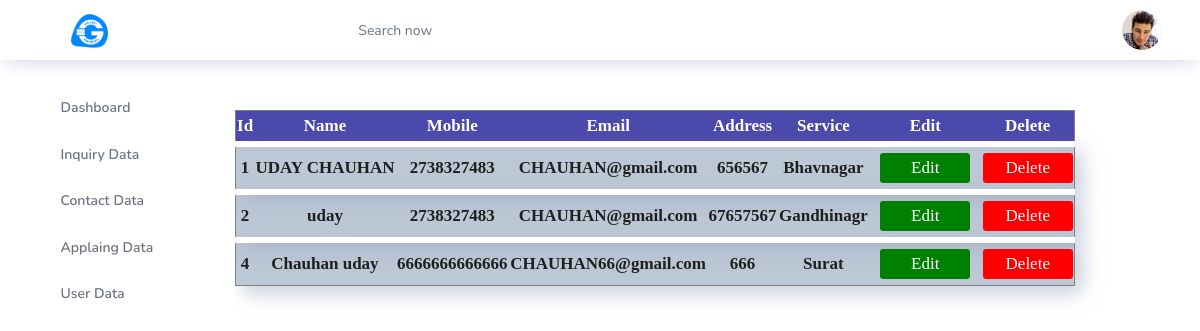
Screenshot of /admin/desinquiry.php with the database file from the repository.
### tables this page shows
CREATE TABLE `inquiry` (
  `id` int(50) NOT NULL,
  `name` varchar(50) NOT NULL,
  `mobile` varchar(50) NOT NULL,
  `email` varchar(50) NOT NULL,
  `address` varchar(250) NOT NULL,
  `service` varchar(50) NOT NULL
);

### admin/desinquiry.php (the view, shortened to what this page needs)
<?php
	include("head.php");
?>
<!DOCTYPE html>
<html>
<head>
</head>
<body>
<table class="tab">
	<tr align ="center">
		<td class="hed"><b>Id</b></td>
		<td class="hed"><b>Name</b></td>
		<td class="hed"><b>Mobile</b></td>
		<td class="hed"><b>Email</b></td>
		<td class="hed"><b>Address</b></td>
		<td class="hed"><b>Service</b></td>
		<td class="hed"><b>Edit</b></td>
		<td class="hed"><b>Delete</b></td>
	</tr>
<?php
	include("connection.php");
	$query ="SELECT *FROM inquiry";
	$data =mysqli_query($conn,$query);
	while($row=mysqli_fetch_assoc($data))
	{
		echo "
			<tr class='tbo' align ='center'>
				<td><b>".$row['id']."</b></td>
				<td><b>".$row['name']."</b></td>
				<td><b>".$row['mobile']."</b></td>
				<td><b>".$row['email']."</b></td>
				<td><b>".$row['address']."</b></td>
				<td><b>".$row['service']."</b></td>
				<td><button class='edbut'><a href='edinquiry.php?ed=".$row['id']."' style='text-decoration: none; color:#ffff;'>Edit</a></button></td>
				<td><button class='debut'><a href='deinquiry.php?de=".$row['id']."' style='text-decoration: none; color:#ffff;'>Delete</a></button></td>
			</tr>
		";
	}
?>
</table>
</body>
</html>

### admin/head.php (shortened to what this page needs)
		<!DOCTYPE html>
<html lang="en">
<head>
  <link rel="stylesheet" href="vendors/feather/feather.css">
  <link rel="stylesheet" href="vendors/ti-icons/css/themify-icons.css">
  <link rel="stylesheet" href="vendors/css/vendor.bundle.base.css">
  <link rel="stylesheet" href="vendors/datatables.net-bs4/dataTables.bootstrap4.css">
  <link rel="stylesheet" href="vendors/ti-icons/css/themify-icons.css">
  <link rel="stylesheet" type="text/css" href="js/select.dataTables.min.css">
  <link rel="stylesheet" href="css/vertical-layout-light/style.css">
</head>
<body>
<header>
 <div class="container-scroller">
    <nav class="navbar col-lg-12 col-12 p-0 fixed-top d-flex flex-row">
      <div class="text-center navbar-brand-wrapper d-flex align-items-center justify-content-center">
        <a class="navbar-brand brand-logo mr-5" href="ahome.php"><img src="logo.png" class="mr-2" alt="logo"/></a>
      </div>
      <div class="navbar-menu-wrapper d-flex align-items-center justify-content-end">
        <button class="navbar-toggler navbar-toggler align-self-center" type="button" data-toggle="minimize">
          <span class="icon-menu"></span>
        </button>
        <ul class="navbar-nav mr-lg-2">
          <li class="nav-item nav-search d-none d-lg-block">
            <div class="input-group">
              <div class="input-group-prepend hover-cursor" id="navbar-search-icon">
                <span class="input-group-text" id="search">
                  <i class="icon-search"></i>
                </span>
              </div>
              <input type="text" class="form-control" id="navbar-search-input" placeholder="Search now" aria-label="search" aria-describedby="search">
            </div>
          </li>
        </ul>
        <ul class="navbar-nav navbar-nav-right">
          <li class="nav-item nav-profile dropdown">
            <a class="nav-link dropdown-toggle" href="#" data-toggle="dropdown" id="profileDropdown">
              <img src="images/faces/face28.jpg" alt="profile"/>
            </a>
          </li>
        </ul>
      </div>
    </nav>
    <div class="container-fluid page-body-wrapper">
      <nav class="sidebar sidebar-offcanvas" id="sidebar">
        <ul class="nav">
          <li class="nav-item">
            <a class="nav-link" href="ahome.php">
              <i class="icon-grid menu-icon"></i>
              <span class="menu-title">Dashboard</span>
            </a>
          </li>
          <li class="nav-item">
            <a class="nav-link" href="desinquiry.php">
              <i class="icon-paper menu-icon"></i>
              <span class="menu-title">Inquiry Data</span>
            </a>
          </li>
          <li class="nav-item">
            <a class="nav-link" href="descontect.php">
              <i class="icon-paper menu-icon"></i>
              <span class="menu-title">Contact Data</span>
            </a>
          </li>
		  <li class="nav-item">
            <a class="nav-link" href="deapply.php">
              <i class="icon-paper menu-icon"></i>
              <span class="menu-title">Applaing Data</span>
            </a>
          </li>
		  <li class="nav-item">
            <a class="nav-link" href="desuser.php">
              <i class="icon-head menu-icon"></i>
              <span class="menu-title">User Data</span>
            </a>
          </li>
        </ul>
      </nav>

### admin/desinquiry.php (style rules this page uses)
.tab { margin-top: 50px; height: 10px; border: 1px solid grey; border-radius: 5px; box-shadow: 5px black; width: 70%; }
.hed { font-size: 17px; font-family: bold; color: #ffff; background-color: #4B49AC; padding-bottom: 5px; padding-top:5px; }
.tbo { border-top:6px solid #ffff; box-shadow:7px 7px 20px #8ea0b984; font-size: 17px; font-family: bold; color: solid black; background-color: #8ea0b994; height:40px; }
.edbut { background-color:green; border:none; border-radius: 3px; height: 30px; width: 90px; margin-top: 5px; margin-bottom: 5px; margin-left:10px; margin-right: 10px; }
.debut { background-color:red; border:none; border-radius: 3px; height: 30px; width: 90px; margin-top: 5px; margin-bottom: 5px; }

### rows the page displays
inquiry: id "1", name "UDAY CHAUHAN", mobile "2738327483", email "CHAUHAN@gmail.com", address "656567", service "Bhavnagar"
inquiry: id "2", name "uday", mobile "2738327483", email "CHAUHAN@gmail.com", address "67657567", service "Gandhinagr"
inquiry: id "4", name "Chauhan uday", mobile "6666666666666", email "CHAUHAN66@gmail.com", address "666", service "Surat"
